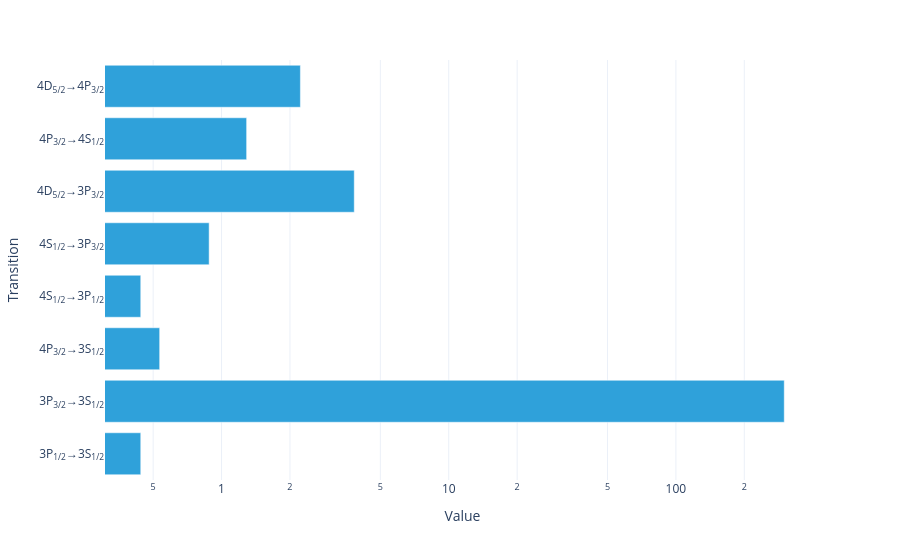

Notebook code for this chart:
### Code cell
model.total_flux(sol).visualize(log_x=True)

### Figure 1 — Plotly figure (JSON) as saved in the notebook; plotly's stock layout.template omitted (floating-point values rounded to 4 significant figures)
{"data": [{"hovertemplate": "Value=%{x}<br>Transition=%{y}<extra></extra>", "legendgroup": "", "marker": {"color": "#2fa1da", "pattern": {"shape": ""}}, "name": "", "orientation": "h", "showlegend": false, "textposition": "auto", "type": "bar", "x": [0.4409, 299.8, 0.534, 0.4409, 0.8817, 3.838, 1.289, 2.223], "xaxis": "x", "y": ["3P<sub>1/2</sub>→3S<sub>1/2</sub>", "3P<sub>3/2</sub>→3S<sub>1/2</sub>", "4P<sub>3/2</sub>→3S<sub>1/2</sub>", "4S<sub>1/2</sub>→3P<sub>1/2</sub>", "4S<sub>1/2</sub>→3P<sub>3/2</sub>", "4D<sub>5/2</sub>→3P<sub>3/2</sub>", "4P<sub>3/2</sub>→4S<sub>1/2</sub>", "4D<sub>5/2</sub>→4P<sub>3/2</sub>"], "yaxis": "y"}], "layout": {"barmode": "relative", "legend": {"title": {}, "tracegroupgap": 0}, "margin": {"t": 60}, "xaxis": {"anchor": "y", "domain": [0, 1], "title": {"text": "Value"}, "type": "log"}, "yaxis": {"anchor": "x", "domain": [0, 1], "title": {"text": "Transition"}}}}
